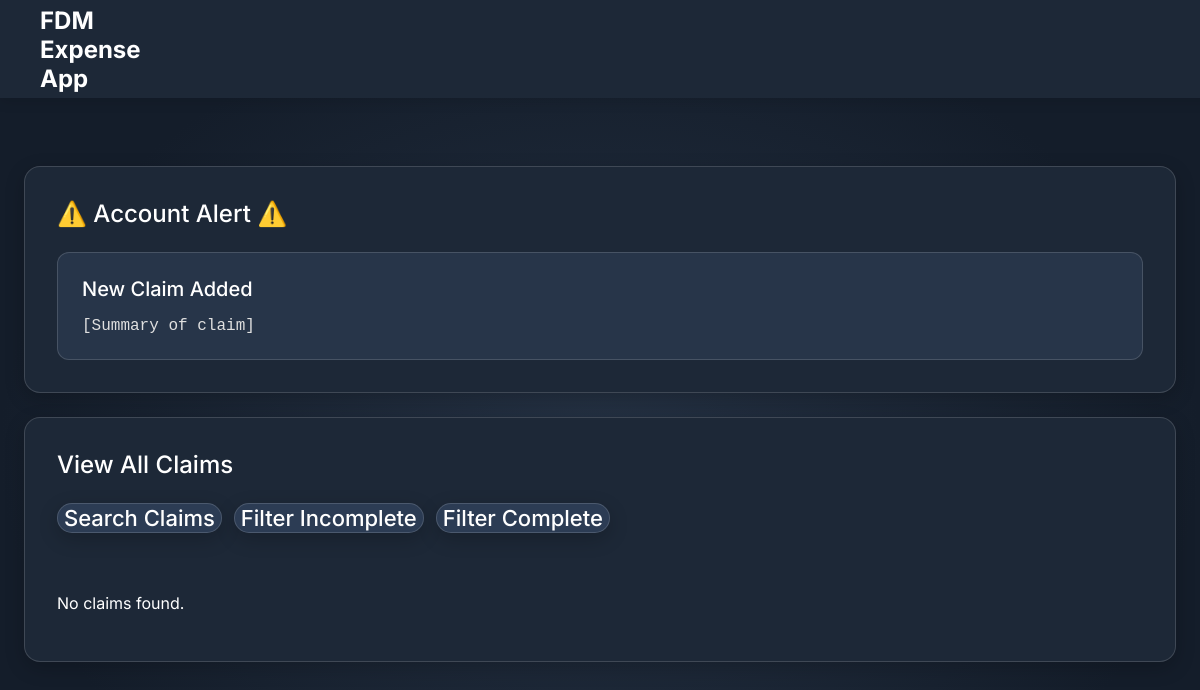
Page /php/manager_dashboard.php (signed in) on the earlier database version.
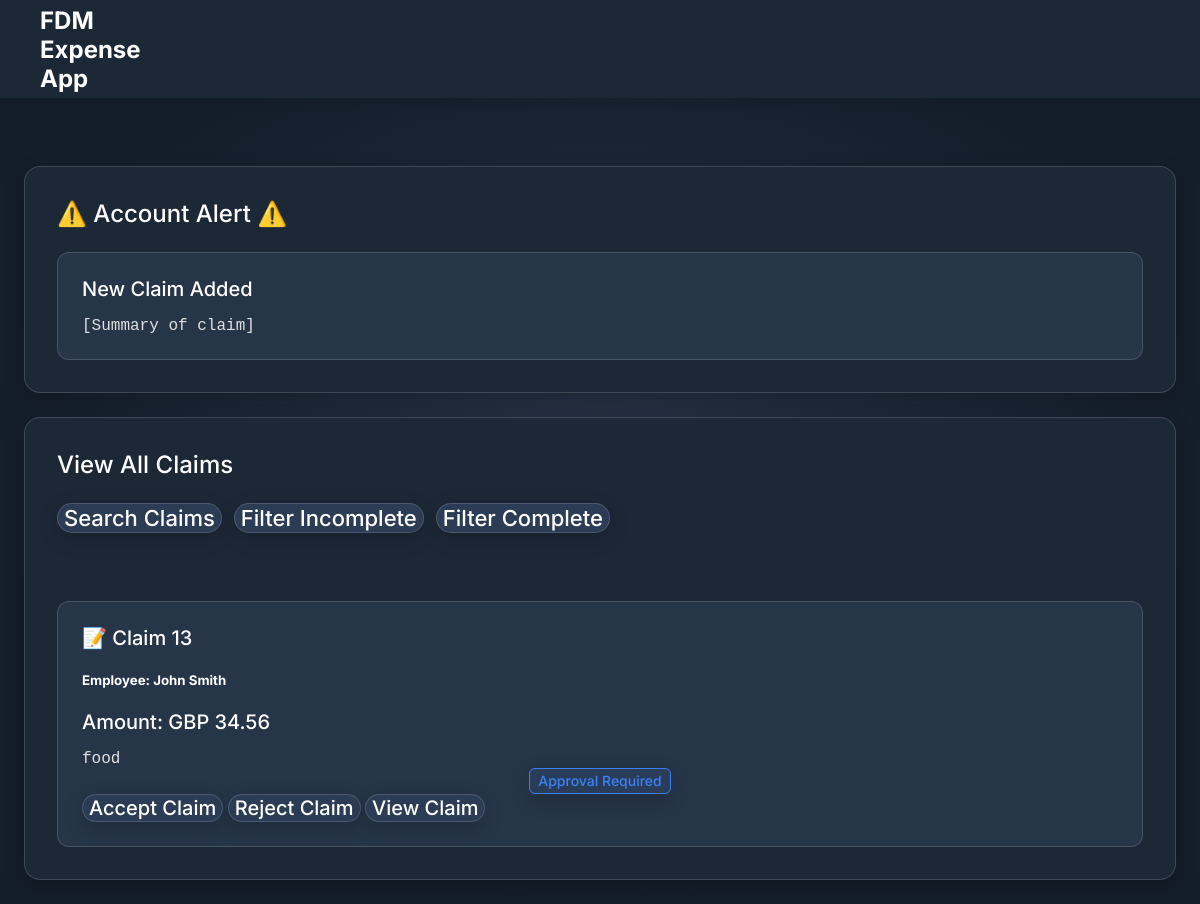
Same page on the later database version.
### tables this page shows
CREATE TABLE `expense_claims` (
  `claimId` int(11) NOT NULL,
  `employeeId` int(11) NOT NULL,
  `amount` decimal(10,2) NOT NULL,
  `description` varchar(255) NOT NULL,
  `category` varchar(50) NOT NULL,
  `status` enum('Pending','Approved','Rejected') DEFAULT 'Pending',
  `date` timestamp NOT NULL DEFAULT current_timestamp(),
  `evidenceFile` varchar(255) NOT NULL,
  `receipt` varchar(255) NOT NULL,
  `currency` varchar(5) DEFAULT NULL
);

CREATE TABLE `employees` (
  `employeeId` int(11) NOT NULL,
  `firstName` varchar(50) NOT NULL,
  `lastName` varchar(50) NOT NULL,
  `email` varchar(100) NOT NULL,
  `role` enum('Employee','Manager','Admin','Finance') NOT NULL DEFAULT 'Employee',
  `username` varchar(50) NOT NULL,
  `passwordHash` varchar(255) NOT NULL,
  `manager` int(11) DEFAULT NULL,
  `loggedIn` date DEFAULT current_timestamp(),
  `created_at` timestamp NOT NULL DEFAULT current_timestamp()
);

### php/manager_dashboard.php (the view, shortened to what this page needs)
<!DOCTYPE html>
<html lang="en">
<head>
    <link rel="stylesheet" href="../css/style.css">
</head>
<body>
    <div class="container">
        <nav class="navbar">
            <div class="logo">FDM Expense App</div>
            <div class="nav-links">
            </div>
        </nav>
        <br>
        <section class="active-alerts">
            <h3>⚠️ Account Alert ⚠️</h3>
            <div class="report">
                <h4>New Claim Added </span></h4>
                <p>[Summary of claim]</p>
            </div>
        </section>
        <section class="weather-map">
            <h3>View All Claims</h3>
            <div class="tabs">
                <button>Search Claims</button>
                <button>Filter Incomplete</button>
                <button>Filter Complete</button>
            </div>
            <br>
            <?php
                $conn = DatabaseManager::getInstance()->getConnection();
                $sql = "SELECT expense_claims.*, employees.firstName, employees.lastName
                        FROM expense_claims
                        INNER JOIN employees ON expense_claims.employeeId = employees.employeeId
                        WHERE employees.manager = :managerId";
                $stmt = $conn->prepare($sql);
                $stmt->bindParam(':managerId', $_SESSION['employeeId'], PDO::PARAM_INT);
                $stmt->execute();
                if ($stmt->rowCount() > 0) {
                    $claims = $stmt->fetchAll(PDO::FETCH_ASSOC);
                    foreach ($claims as $claim) {
                        echo "<div class='report'>";
                        echo "<h4>📝 Claim " . $claim['claimId'] . "</h4>";
                        echo "<h5>Employee: " . $claim['firstName'] . " " . $claim['lastName'] . "</h5>";
                        echo "<h4>Amount: ". $claim['currency'] . " " . $claim['amount'] . "</h4>";
                        echo "<p>" . $claim['description'] . "</p>";
                        if ($claim['status'] == 'Pending') {
                            echo "<div class='badges'> <button class='blue'>Approval Required</button> </div>";
                            echo "<button>Accept Claim</button> <button>Reject Claim</button> <button>View Claim</button>";
                        } else if ($claim['status'] == 'Rejected') {
                            echo "<div class='badges'> <button class='red'>Rejected</button> </div>";
                            echo "<button>View Claim</button>";
                        }
                        echo "</div>";
                    }
                } else {
                    echo "<p>No claims found.</p>";
                }
            ?>
        </section>
    </div>
</html>

### css/style.css (style rules this page uses)
body { background-color: #121826; color: #ffffff; font-family: 'Inter', sans-serif; margin: 0; padding: 0; background: radial-gradient(50% 50% at 50% 50%, #253244 0%, #141D2A 100%); min-height: 100vh; }
.container { display: grid; grid-template-columns: repeat(12, 1fr); gap: 24px; padding: 24px; margin-top: 98px; max-width: 1440px; margin-left: auto; margin-right: auto; }
.navbar { width: 100%; height: 98px; background: #1D2837; display: flex; align-items: center; padding: 0 40px; position: fixed; top: 0; left: 0; right: 0; z-index: 1000; box-shadow: 0px 4px 12px rgba(0, 0, 0, 0.1); }
.navbar .logo { color: #FFF; font-size: 24px; font-weight: 700; }
button { color: #FFF; font-family: Inter; font-size: 20px; font-weight: 500; cursor: pointer; border-radius: 16px; border: 1px solid rgba(255, 255, 255, 0.15); background: #2C3C54; box-shadow: 0px 6px 20px rgba(0, 0, 0, 0.2); }
.badges { display: flex; flex-direction: column; gap: 1rem; align-items: center; flex-wrap: wrap; justify-content: center; }
.badges > button { font-size: 0.875rem; line-height: 1.25rem; padding: 2px .5rem; cursor: pointer; border: none; border-radius: 0.375rem; outline: none; }
.badges .blue { background-color: rgba(59, 130, 246, 0.10); color: rgb(59 130 246); border: 1px rgb(59 130 246) solid; }
.weather-map, .active-alerts { grid-column: span 12; border-radius: 16px; border: 1px solid rgba(255, 255, 255, 0.15); background: #1D2837; padding: 32px; box-shadow: 0px 6px 20px rgba(0, 0, 0, 0.2); }
.weather-map h3, .active-alerts h3 { margin: 0 0 24px 0; font-size: 24px; font-weight: 500; }
.report { border-radius: 12px; border: 1px solid rgba(255, 255, 255, 0.15); background: #273549; padding: 24px; margin-top: 24px; }
.report h4 { margin: 0 0 16px 0; font-size: 20px; font-weight: 500; }
.report p { font-family: monospace; font-size: 16px; margin: 0; color: #e0e0e0; }
.tabs { display: flex; gap: 12px; margin-bottom: 24px; }
.tabs button { font-size: 22px; }

Differences in the rows shown:
added expense_claims: claimId "13", employeeId.firstName "John", employeeId.lastName "Smith", currency "GBP", amount "34.56", description "food", status "Approval Required"
Other differences:
text no longer shown: "No claims found."
